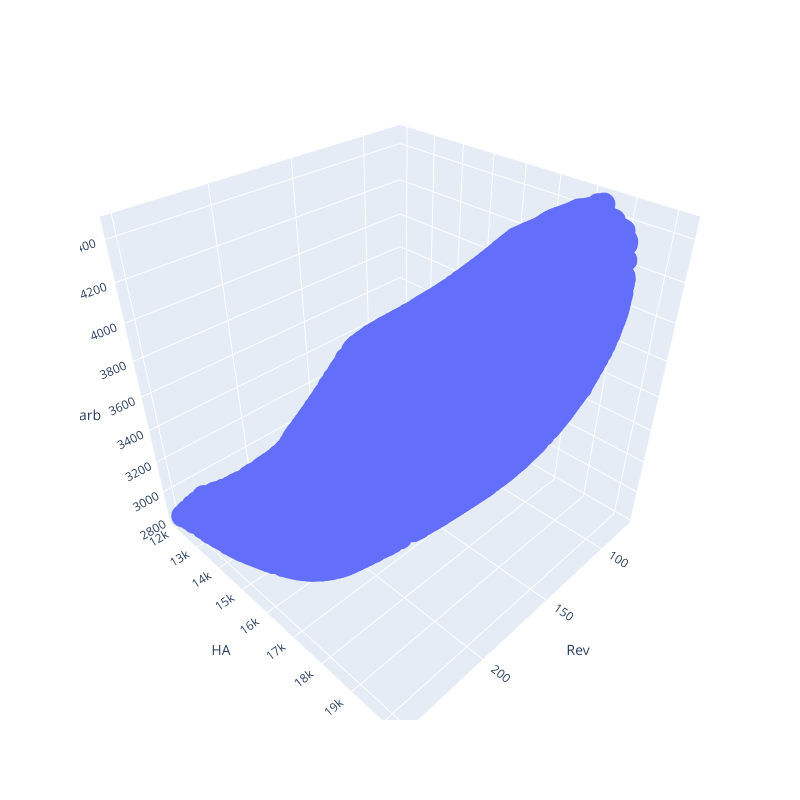

Write notebook code for a chart like this one.
### Code cell
# Objs chosen based on correlation matrix

dataT = dataT[["Rev", "HA", "Carb"]]

dataT = dataT[non_dominated(-dataT.to_numpy())]

ex.scatter_3d(
    dataT,
    x="Rev",
    y="HA",
    z="Carb",
    width=800,
    height=800,
)

### Figure 1 — Plotly figure (JSON) as saved in the notebook; plotly's stock layout.template omitted (floating-point values rounded to 4 significant figures; data arrays with more than 128 entries replaced by an {"elided": "..."} marker saying what was removed)
{"data": [{"hovertemplate": "Rev=%{x}<br>HA=%{y}<br>Carb=%{z}<extra></extra>", "legendgroup": "", "marker": {"color": "#636efa", "symbol": "circle"}, "mode": "markers", "name": "", "scene": "scene", "showlegend": false, "type": "scatter3d", "x": {"elided": "4894 float values"}, "y": {"elided": "4894 float values"}, "z": {"elided": "4894 float values"}}], "layout": {"height": 800, "legend": {"tracegroupgap": 0}, "margin": {"t": 60}, "scene": {"domain": {"x": [0, 1], "y": [0, 1]}, "xaxis": {"title": {"text": "Rev"}}, "yaxis": {"title": {"text": "HA"}}, "zaxis": {"title": {"text": "Carb"}}}, "width": 800}}
